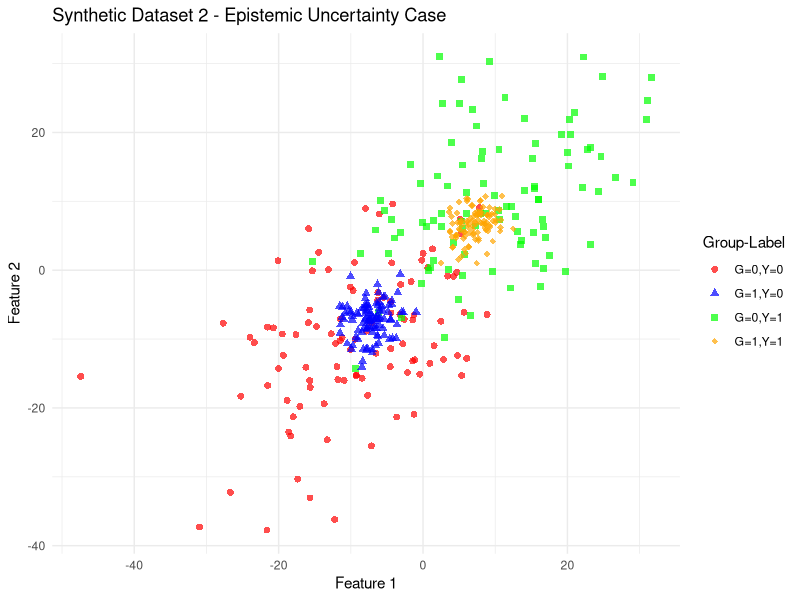
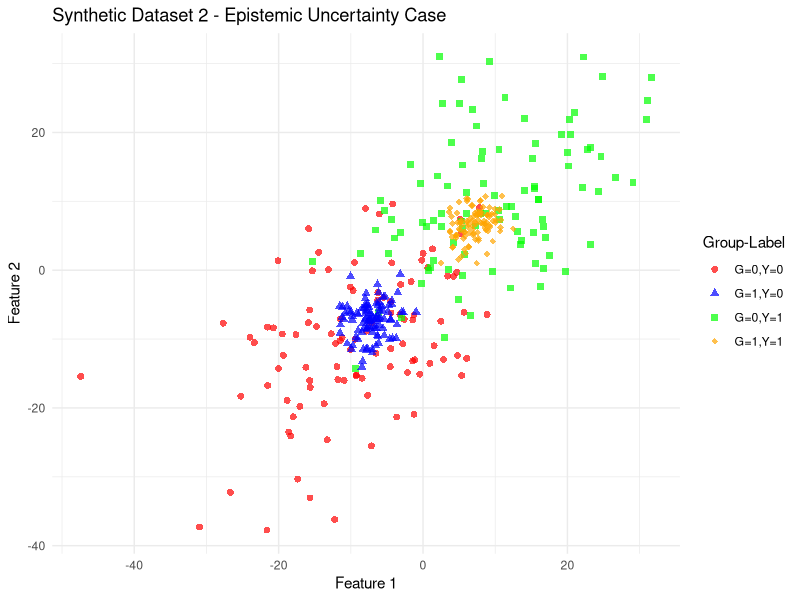

The R source for these figures, in order:
library(MASS)
library(tidyverse)

# Replica Synthetic Dataset 2 (SD2) dal paper
# Case of Epistemic Uncertainty

generate_synthetic_dataset_2 <- function(n_samples = 100) {
  set.seed(42)

  # Parameters per le 4 distribuzioni (dal paper)
  # G=0,Y=0 ~ N([-10,-10], [[100,30],[30,100]])
  # G=0,Y=1 ~ N([ 10, 10], [[100,30],[30,100]])
  # G=1,Y=0 ~ N([ -7, -7], [[  5, 1],[ 1,  5]])  # reso simmetrico
  # G=1,Y=1 ~ N([  7,  7], [[  5, 1],[ 1,  5]])

  Sigma_wide  <- matrix(c(100, 30,
                           30, 100), nrow = 2, byrow = TRUE)
  Sigma_tight <- matrix(c(  5,  1,
                             1,  5), nrow = 2, byrow = TRUE)
  
  data_list <- list()
  
  # G=0, Y=0 - Normal distribution
  n <- n_samples
  xy_00 <- mvrnorm(n, mu = c(-10, -10),
                    Sigma = Sigma_wide)
  data_list[[1]] <- data.frame(
    feature1 = xy_00[,1], 
    feature2 = xy_00[,2],
    G = 0, Y = 0
  )
  
  # G=0, Y=1 - Normal distribution
  xy_01 <- mvrnorm(n, mu = c(10, 10), 
                    Sigma = Sigma_wide)
  data_list[[2]] <- data.frame(
    feature1 = xy_01[,1], 
    feature2 = xy_01[,2], 
    G = 0, Y = 1
  )
  
  # G=1, Y=0 - Normal distribution
  xy_10 <- mvrnorm(n, mu = c(-7, -7), 
                    Sigma = Sigma_tight)
  data_list[[3]] <- data.frame(
    feature1 = xy_10[,1], 
    feature2 = xy_10[,2], 
    G = 1, Y = 0
  )
  
  # G=1, Y=1 - Normal distribution
  xy_11 <- mvrnorm(n, mu = c(7, 7), 
                    Sigma = Sigma_tight)
  data_list[[4]] <- data.frame(
    feature1 = xy_11[,1], 
    feature2 = xy_11[,2], 
    G = 1, Y = 1
  )
  
  # Combine all data
  synthetic_data <- do.call(rbind, data_list)
  synthetic_data$G <- as.factor(synthetic_data$G)
  synthetic_data$Y <- as.factor(synthetic_data$Y)
  
  return(synthetic_data)
}

# Test the function
sd2_data <- generate_synthetic_dataset_2()
head(sd2_data)
table(sd2_data$G, sd2_data$Y)

# --- Visualizzazione identica al tuo helper per SD1 ---
plot_synthetic_data <- function(data, title = "Synthetic Dataset") {
  ggplot(data, aes(x = feature1, y = feature2, 
                   color = interaction(G, Y), 
                   shape = interaction(G, Y))) +
    geom_point(size = 2, alpha = 0.7) +
    scale_color_manual(values = c("red", "blue", "green", "orange"),
                       labels = c("G=0,Y=0", "G=1,Y=0", "G=0,Y=1", "G=1,Y=1")) +
    scale_shape_manual(values = c(16, 17, 15, 18),
                       labels = c("G=0,Y=0", "G=1,Y=0", "G=0,Y=1", "G=1,Y=1")) +
    labs(title = title, 
         x = "Feature 1", 
         y = "Feature 2",
         color = "Group-Label",
         shape = "Group-Label") +
    theme_minimal()
}

p2 <- plot_synthetic_data(sd2_data, "Synthetic Dataset 2 - Epistemic Uncertainty Case")
print(p2)
ggsave("plots/synthetic_dataset_2.png", p2, width = 10, height = 6)

